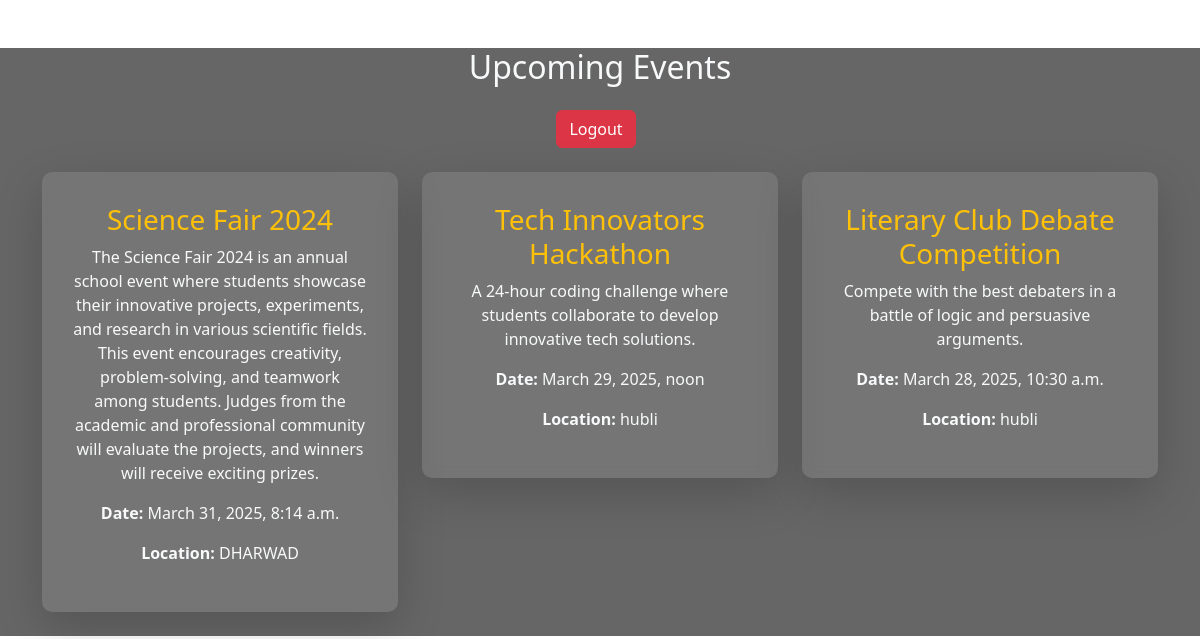
Page /events/ (signed in) on the committed database.
### events/models.py (models this page shows, shortened)
class Event(models.Model):
    title = models.CharField(max_length=200)
    description = models.TextField()
    date = models.DateTimeField()
    location = models.CharField(max_length=200)
    created_by = models.ForeignKey(CustomUser, on_delete=models.CASCADE)

### events/views.py (the view)
# urls.py: path('events/', event_list, name='event_list'),
@login_required
def event_list(request):
    events = Event.objects.all()
    return render(request, 'events/event_list.html', {'events': events})

### events/templates/events/event_list.html (shortened to what this page needs)
<!DOCTYPE html>
<html lang="en">
<head>
    <link href="https://cdn.jsdelivr.net/npm/bootstrap@5.3.0/dist/css/bootstrap.min.css" rel="stylesheet">
</head>
<body>
    <div class="container mt-5">
        <h2 class="text-center text-light mb-4">Upcoming Events</h2>
        {% if user.is_authenticated %}
            <div class="text-center mb-4">
                <a href="{% url 'logout' %}" class="btn btn-danger me-2">Logout</a>
            </div>
        {% endif %}
        <div class="row">
            {% for event in events %}
            <div class="col-md-6 col-lg-4 mb-4">
                <div class="card text-light border-0 shadow-lg">
                    <div class="card-body">
                        <h3 class="card-title text-warning">{{ event.title }}</h3>
                        <p class="card-text">{{ event.description }}</p>
                        <p><strong>Date:</strong> {{ event.date }}</p>
                        <p><strong>Location:</strong> {{ event.location }}</p>
                    </div>
                </div>
            </div>
            {% empty %}
            <div class="col-12">
                <p class="fs-4 text-light">No upcoming events at the moment.</p>
            </div>
            {% endfor %}
        </div>
    </div>
</body>
</html>

### events/templates/events/event_list.html (style rules this page uses)
body { background: url('https://evergreengroup.in/wp-content/uploads/2017/07/Arya-Gurukul-School-Annual-Day-14-1024x516.jpg') no-repeat center center/cover; color: white; text-align: center; position: relative; }
body::before { content: ""; position: absolute; top: 0; left: 0; width: 100%; height: 100%; background: rgba(0, 0, 0, 0.6); z-index: -1; }
.card { background: rgba(255, 255, 255, 0.1); border-radius: 10px; padding: 15px; backdrop-filter: blur(5px); }

### rows in the picture
Event: title "Science Fair 2024", description "The Science Fair 2024 is an annual school event where students showcase their innovative projects, experiments, and research in various scientific fields. This event encourages creativity, problem-solving, and teamwork among students. Judges from the academic and professional community will evaluate the projects, and winners will receive exciting prizes.", date "March 31, 2025, 8:14 a.m.", location "DHARWAD"
Event: title "Tech Innovators Hackathon", description "A 24-hour coding challenge where students collaborate to develop innovative tech solutions.", date "March 29, 2025, noon", location "hubli"
Event: title "Literary Club Debate Competition", description "Compete with the best debaters in a battle of logic and persuasive arguments.", date "March 28, 2025, 10:30 a.m.", location "hubli"
